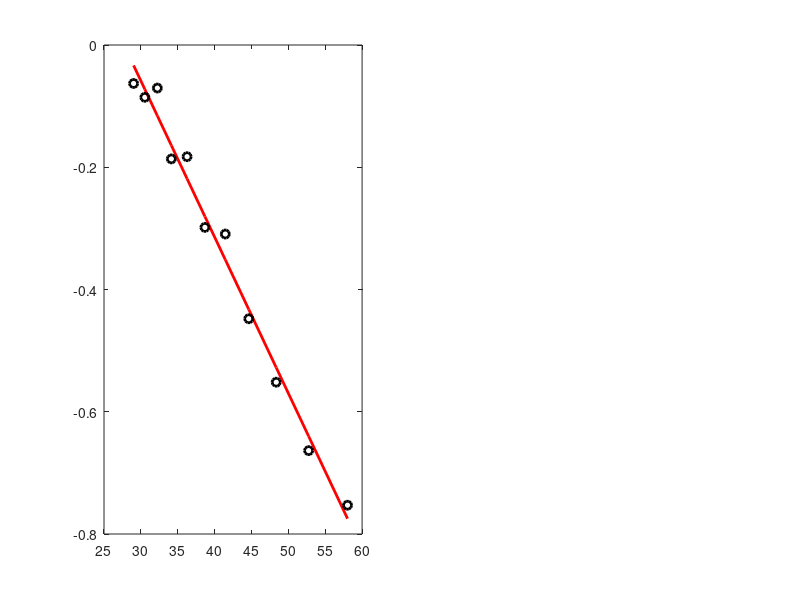

This figure's MATLAB source: (Note: this script raises an error after producing the figure.)
%**************************************************************************
%*     Section 12.3.1                                                     *
%*     filename: ch12pr07.m                                               *
%*     program listing number: 12.7                                       *
%*                                                                        *
%*     This program finds the activation energy of a reaction from a data *
%*     set using the linear regression.                                   *
%*                                                                        *
%*     Programed by Ryoichi Kawai for Computational Physics Course.       *
%*     Last modification:  02/25/2017.                                    *
%**************************************************************************
clear all;

k=8.617e-5; % Boltzmann constant [eV/K]

% Generate a new dataset
%E=0.025;
%A=2.0;
%for i=1:11
%    T(i) = 180+20*i;
%    f(i)=2.0*exp(-E/(k*T(i)))*(1+random('unif',-0.05,+0.05));
%end

T=[200, 220, 240, 260, 280, 300, 320, 340, 360, 380, 400];
f=[0.471,0.515,0.576,0.639,0.734,0.742,0.833,0.830,0.932,0.918,0.939];
N=size(f,2);

for i=1:N
    x(i)=1/(k*T(N+1-i));
    y(i)=log(f(N+1-i));
end

F=sum(y);
X=sum(x);
X2=sum(x.^2);
XF=sum(x.*y);
b=(F*X2-X*XF)/(N*X2-X^2);
a=(N*XF-X*F)/(N*X2-X^2);
g=a*x+b;
A=exp(b);
z = A*exp(a./(k*T));

fprintf('Activation Energy = %6.2d eV\n',abs(a))

subplot(1,2,1)
p=plot(x,g);
set(p,'linewidth',2,'color','red')
hold on
r=plot(x,y,'o');
set(r,'linewidth',2,'color','black')
xlabel(texlabel('beta'),'fontsize',14)
ylabel('log k','fontsize',14)
hold off
subplot(1,2,2)
p=plot(T,f,'o');
set(p,'linewidth',2,'color','black')
hold on
r=plot(T,z);
set(r,'linewidth',2,'color','red')
xlabel('T','fontsize',14)
ylabel('k','fontsize',14)
hold off
